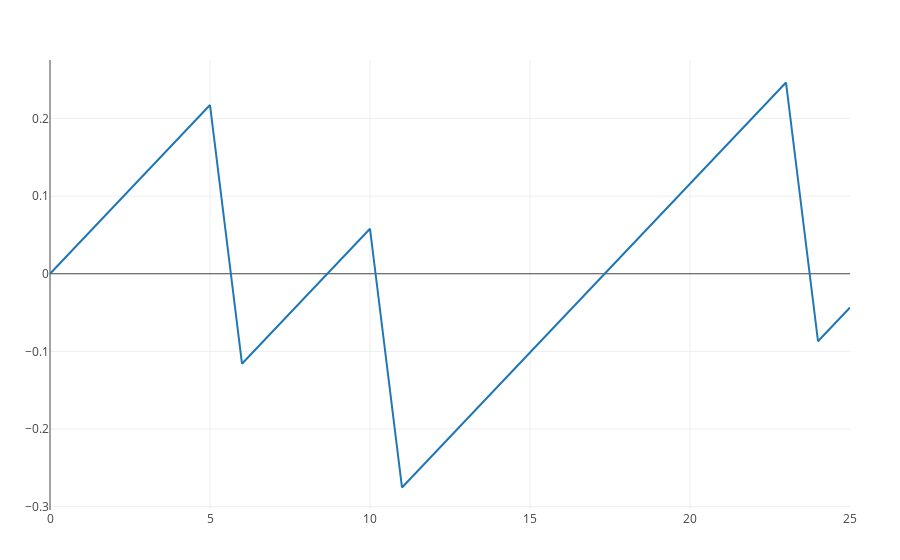

Notebook code cell kept with this figure:
### Code cell
# KS

s = h_1_p_lc - m_1_p_lc

plot(
    [
        scatter(y=s)
]
)

### Figure 1 — Plotly figure (JSON) as saved in the notebook; plotly's stock layout.template omitted (floating-point values rounded to 4 significant figures)
{"data": [{"type": "scatter", "y": [4.441e-16, 0.04348, 0.08696, 0.1304, 0.1739, 0.2174, -0.1159, -0.07246, -0.02899, 0.01449, 0.05797, -0.2754, -0.2319, -0.1884, -0.1449, -0.1014, -0.05797, -0.01449, 0.02899, 0.07246, 0.1159, 0.1594, 0.2029, 0.2464, -0.08696, -0.04348]}], "layout": {"autosize": true, "margin": {"b": 50, "l": 50, "r": 50, "t": 60}, "xaxis": {"autorange": true, "range": [0, 25]}, "yaxis": {"autorange": true, "range": [-0.3043, 0.2754], "type": "linear"}}}
